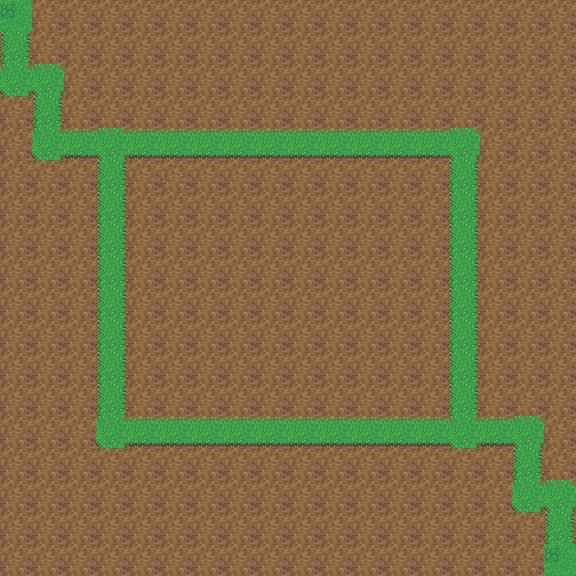

Below is a game level as drawn by its tile map, then a one-line description and the .tmx that defines it (tile-layer data replaced by summaries):
An orthogonal 18x18 tile map with 32x32 px tiles, 3 tile layers (Collision, Floor, Path), 3 tilesets.

<map version="1.0" orientation="orthogonal" width="18" height="18" tilewidth="32" tileheight="32">
 <tileset firstgid="1" name="grass-tiles-2-small" tilewidth="32" tileheight="32">
  <image source="../tilesets/oganature/grass-tiles-2-small.png" />
  <tile id="0">
   <properties>
    <property name="Type" value="grass" />
   </properties>
  </tile>
  <tile id="1">
   <properties>
    <property name="Type" value="grass" />
   </properties>
  </tile>
  <tile id="5">
   <properties>
    <property name="Type" value="grass" />
   </properties>
  </tile>
  <tile id="6">
   <properties>
    <property name="Type" value="grass" />
   </properties>
  </tile>
  <tile id="7">
   <properties>
    <property name="Type" value="grass" />
   </properties>
  </tile>
  <tile id="9">
   <properties>
    <property name="Type" value="grass" />
   </properties>
  </tile>
  <tile id="10">
   <properties>
    <property name="Type" value="grass" />
   </properties>
  </tile>
 </tileset>
 <tileset firstgid="13" name="KaljuSuurem" tilewidth="32" tileheight="32">
  <image source="../tilesets/oganature/KaljuSuurem.png" />
 </tileset>
 <tileset firstgid="127" name="collision" tilewidth="32" tileheight="32">
  <image source="../tilesets/collision.png" />
  <tile id="0">
   <properties>
    <property name="Type" value="grass" />
   </properties>
  </tile>
 </tileset>
 <layer name="Collision" width="18" height="18">
  <properties>
   <property name="Type" value="grass" />
  </properties>
  <data>[324 cells, 54 non-empty, 1 distinct tile ids]</data>
 </layer>
 <layer name="Floor" width="18" height="18">
  <data>[324 cells, 324 non-empty, 1 distinct tile ids]</data>
 </layer>
 <layer name="Path" width="18" height="18">
  <properties>
   <property name="Type" value="grass" />
  </properties>
  <data>[324 cells, 207 non-empty, 6 distinct tile ids]</data>
 </layer>
</map>
